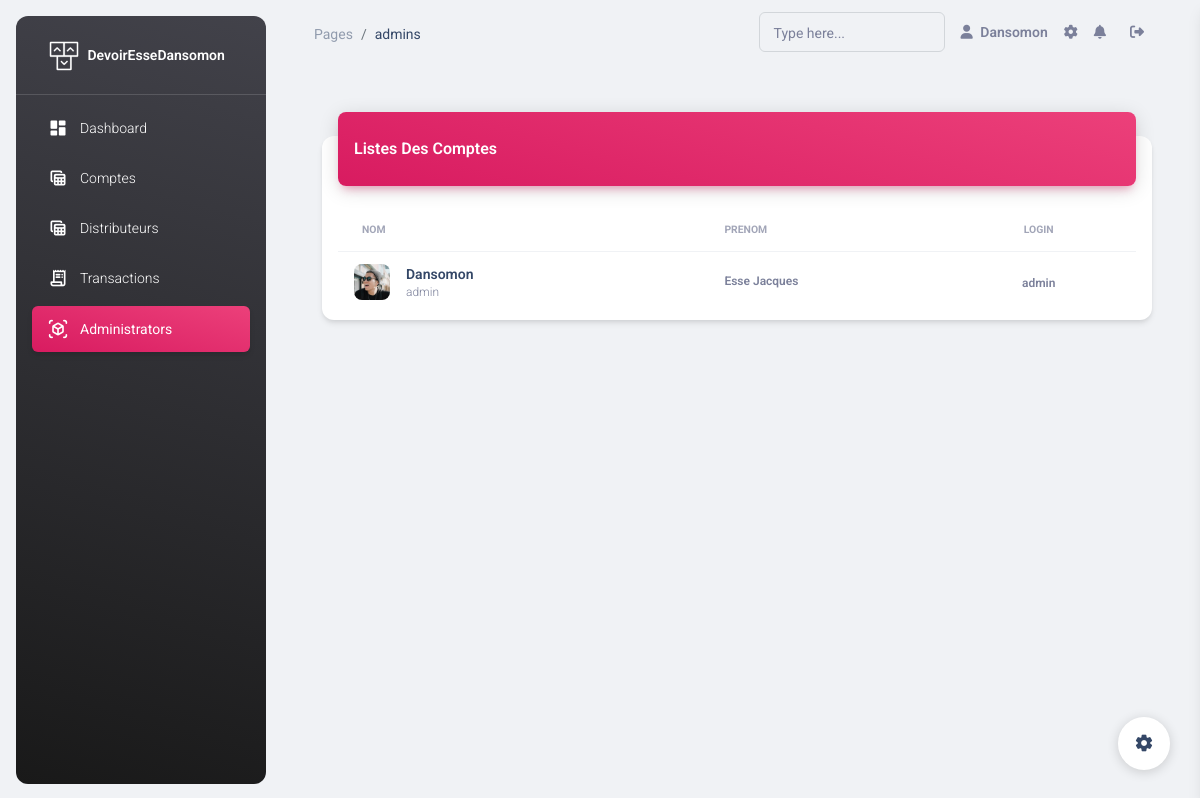
The app's page /dashboard/admins (signed in) with its own data.
### models/admin.py (models this page shows, shortened)
class Admin(db.Model):
    __tablename__ = 'admin'
    id = db.Column(db.Integer, primary_key=True)
    prenom = db.Column(db.String(80), nullable=False)
    nom = db.Column(db.String(80), nullable=False)
    login = db.Column(db.String(120), unique=True, nullable=False)
    password = db.Column(db.String(255), nullable=False)
    role = db.Column(db.String(20), nullable=False, default='admin')

### routes/admin_routes.py (the view)
@app.route("/dashboard/admins", methods=["GET"])
def admins():
    return admin_controller.admins()

### controllers/admin_controller.py (called while the page is built)
def admins():
    if session.is_admin():
        add_page_to_session("admins")
        admins = Admin.query.all()
        return render_template('admin/admins.html', admins=admins)
    return redirect(url_for('login_all_users'))

### lib/session.py (called while the page is built)
def add_page_to_session(page):
    session['page'] = page

def is_admin():
    return 'user_connect' in session and session['user_connect']['role'] == 'admin'

### templates/admin/admins.html
{% extends 'includes/layout.html' %}
{% block content %}
    <div class="container-fluid py-4">
        <div class="row">
            <div class="col-12">
                <div class="card my-4">
                    <div class="card-header p-0 position-relative mt-n4 mx-3 z-index-2">
                        <div class="bg-gradient-primary shadow-primary border-radius-lg pt-4 pb-3">
                            <div class="row">
                                <div class="col-lg-3">
                                    <h6 class="text-white text-capitalize ps-3">Listes des comptes</h6>
                                </div>
                            </div>
                        </div>
                        <div class="card-body px-0 pb-2">
                            <div class="table-responsive p-0">
                                <table class="table align-items-center mb-0">
                                    <thead>
                                    <tr>
                                        <th class="text-uppercase text-secondary text-xxs font-weight-bolder opacity-7">
                                            Nom
                                        </th>
                                        <th class="text-uppercase text-secondary text-xxs font-weight-bolder opacity-7 ps-2">
                                            Prenom
                                        </th>
                                        <th class="text-center text-uppercase text-secondary text-xxs font-weight-bolder opacity-7">
                                            Login
                                        </th>
                                    </tr>
                                    </thead>
                                    <tbody>
                                    {% for admin in admins %}
                                        <tr>
                                            <td>
                                                <div class="d-flex px-2 py-1">
                                                    <div>
                                                        <img src="{{ url_for('static', filename='assets/img/team-2.jpg') }}"
                                                             class="avatar avatar-sm me-3 border-radius-lg"
                                                             alt="user1">
                                                    </div>
                                                    <div class="d-flex flex-column justify-content-center">
                                                        <h6 class="mb-0 text-sm"> {{ admin.nom }} </h6>
                                                        <p class="text-xs text-secondary mb-0">{{ admin.login }}</p>
                                                    </div>
                                                </div>
                                            </td>
                                            <td>
                                                <p class="text-xs font-weight-bold mb-0">{{ admin.prenom }}</p>
                                            </td>
                                            <td class="align-middle text-center">
                                                <span class="text-secondary text-xs font-weight-bold">{{ admin.login }}</span>
                                            </td>
                                        </tr>
                                    {% endfor %}
                                    </tbody>
                                </table>
                            </div>
                        </div>
                    </div>
                </div>
            </div>
        </div>
    </div>
{% endblock %}

### templates/includes/navbar.html (shortened to what this page needs)
<nav class="navbar navbar-main navbar-expand-lg px-0 mx-4 shadow-none border-radius-xl" id="navbarBlur"
     navbar-scroll="true">
    <div class="container-fluid py-1 px-3">
        <nav aria-label="breadcrumb">
            <ol class="breadcrumb bg-transparent mb-0 pb-0 pt-1 px-0 me-sm-6 me-5">
                <li class="breadcrumb-item text-sm"><a class="opacity-5 text-dark" href="javascript:;">Pages</a></li>
                <li class="breadcrumb-item text-sm text-dark active" aria-current="page">{{ session['page'] }}</li>
            </ol>
        </nav>
        <div class="collapse navbar-collapse mt-sm-0 mt-2 me-md-0 me-sm-4" id="navbar">
            <div class="ms-md-auto pe-md-3 d-flex align-items-center">
                <div class="input-group input-group-outline">
                    <label class="form-label">Type here...</label>
                    <input type="text" class="form-control" height="10px">
                </div>
            </div>
            <ul class="navbar-nav  justify-content-end">
                <li class="nav-item d-flex align-items-center">
                    <a href="javascript:;" class="nav-link text-body font-weight-bold px-0">
                        <i class="fa fa-user me-sm-1"></i>
                        <span class="d-sm-inline d-none">
                            {% if session['user_connect'] %}
                                {{ session['user_connect']['nom'] }}
                            {% endif %}
                        </span>
                    </a>
                </li>
                <li class="nav-item px-3 d-flex align-items-center">
                    <a href="javascript:;" class="nav-link text-body p-0">
                        <i class="fa fa-cog fixed-plugin-button-nav cursor-pointer"></i>
                    </a>
                </li>
                <li class="nav-item dropdown pe-2 d-flex align-items-center">
                    <a href="javascript:;" class="nav-link text-body p-0" id="dropdownMenuButton"
                       data-bs-toggle="dropdown" aria-expanded="false">
                        <i class="fa fa-bell cursor-pointer"></i>
                    </a>
                </li>
                <li class="nav-item px-3 d-flex align-items-center">
                    <a href="{{ url_for('logout') }}" class="nav-link text-body p-0">
                        <i class="fa fa-sign-out"></i>
                    </a>
                </li>
            </ul>
        </div>
    </div>
</nav>

### records on screen
Admin: user_connect.nom "Dansomon", nom "Dansomon", login "admin", prenom "Esse Jacques"

### other values on screen
{{ session['page'] }} "admins"
